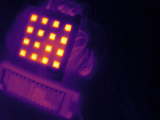
#> input picture Pictures/lepton/cap_03.tiff, 160 x 120 px; its folder holds only this picture in this run
$ jupyter execute --allow-errors calib-trial-march.ipynb
#> lines starting #> are read from the running program, lines starting #| are printed output that depends on the picture; after the words box and inside, x2 and y2 are one past the last pixel; in counts of white or black regions, pixels touching at a corner belong together
[cell 1]
import cv2
import numpy as np
import matplotlib.pyplot as plt
import glob

folder = "/home/aayushi/exodia/Pictures/lepton"

img_path = sorted(glob.glob(folder + "/*.tiff"))[0]

img8 = cv2.imread(img_path, cv2.IMREAD_UNCHANGED)
#> img8 is the input picture: shape (120, 160, 3); mean B, G, R 57.8, 16.6, 47.9

img8 = cv2.cvtColor(img8, cv2.COLOR_RGB2GRAY)
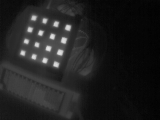
#> img8: shape (120, 160); min 1, max 227, mean 32.5

print(img8.shape, img8.dtype)
#| (120, 160) uint8

plt.imshow(img8)
plt.title("Raw thermal image (8-bit)")
plt.show()

[cell 2]
THRESH = 160  # <-- tune this

_, binary = cv2.threshold(img8, THRESH, 255, cv2.THRESH_BINARY)
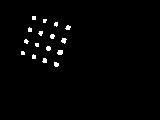
#> binary: shape (120, 160); 1.6% white; 16 white regions (9 under 20 px), largest, box (x1, y1, x2, y2) and area: (57, 50, 63, 55) 26, (61, 38, 67, 44) 24, (65, 25, 71, 30) 21

plt.imshow(binary, cmap='gray')
plt.title(f"Binary mask (threshold={THRESH})")
plt.show()

[cell 3]
kernel = np.ones((3,3), np.uint8)

binary = cv2.morphologyEx(binary, cv2.MORPH_OPEN, kernel)
#> binary: shape (120, 160); 1.4% white; 16 white regions (12 under 20 px), largest, box (x1, y1, x2, y2) and area: (58, 50, 63, 55) 24, (46, 46, 51, 51) 21, (54, 62, 59, 67) 21, (62, 38, 66, 43) 20
binary = cv2.morphologyEx(binary, cv2.MORPH_CLOSE, kernel)

plt.imshow(binary, cmap='gray')
plt.title("Cleaned mask")
plt.show()

[cell 4]
num_labels, labels, stats, centroids = cv2.connectedComponentsWithStats(binary)
#> labels: shape (120, 160) int32; 17 distinct labels, from 0 to 16
#> num_labels = 17; stats = 17 rows, first 6: [0, 0, 160, 120, 18929], [32, 16, 4, 4, 16], [43, 19, 3, 4, 12], [54, 22, 4, 4, 15], [66, 26, 4, 4, 16], [28, 28, 4, 4, 16]; centroids = 17 rows, first 8: [79.98, 59.75], [33.5, 17.5], [44, 20.5], [55.6, 23.6], [67.5, 27.5], [29.5, 29.5], [40.4, 32.4], [51.67, 36]

# ignore background label 0
centroids = centroids[1:]
#> centroids = 16 rows, first 8: [33.5, 17.5], [44, 20.5], [55.6, 23.6], [67.5, 27.5], [29.5, 29.5], [40.4, 32.4], [51.67, 36], [63.5, 40]
areas = stats[1:, cv2.CC_STAT_AREA]
#> areas = [16, 12, 15, 16, 16, 15, 18, 20, 12, 15, 21, 15, 24, 16, 19, 21]

print("Detected blobs:", len(centroids))
#| Detected blobs: 16

[cell 5]
vis = cv2.cvtColor(img8, cv2.COLOR_GRAY2BGR)

for i,c in enumerate(centroids):
    x, y = int(c[0]), int(c[1])
    cv2.circle(vis, (x,y), 3, (0,255,0), -1)
    cv2.putText(
        vis,
        str(i),
        (x+3, y-3),
        cv2.FONT_HERSHEY_SIMPLEX,
        0.25,
        (255,255,255),
        1,
        cv2.LINE_AA
    )
#> this loop made 16 passes
#> (c, x, y) on passes 1, 2, 3, 4, 5, 6, 7, 8, 9, 10, 12, 13: ([33.5, 17.5], 33, 17), ([44, 20.5], 44, 20), ([55.6, 23.6], 55, 23), ([67.5, 27.5], 67, 27), ([29.5, 29.5], 29, 29), ([40.4, 32.4], 40, 32), ([51.67, 36], 51, 36), ([63.5, 40], 63, 40), ([25.5, 41], 25, 41), ([36.6, 44.4], 36, 44), ([22.4, 52.6], 22, 52), ([59.92, 51.92], 59, 51)
#> (x, y) on pass 11: (48, 48)
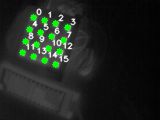
#> vis: shape (120, 160, 3); mean B, G, R 31.6, 37.7, 31.6

plt.imshow(vis)
plt.title(f"Detected centers = {len(centroids)}")
plt.show()

[cell 6]
import cv2
import numpy as np
import glob
import os
import matplotlib.pyplot as plt

folder = "/home/aayushi/exodia/Pictures/lepton"
#folder = "/home/aayushi/Documents/Lepton/camera2_mask"
image_paths = sorted(glob.glob(folder + "/*.tiff"))

print("Total images:", len(image_paths))

# thresholds to test
thresholds = range(50, 230, 5)

results = {}

kernel = np.ones((3,3), np.uint8)

for t in thresholds:

    counts = []

    for path in image_paths:

        img8 = cv2.imread(path, cv2.IMREAD_UNCHANGED)
        img8 = cv2.cvtColor(img8, cv2.COLOR_RGB2GRAY)
        img8 = np.uint8(img8)

        _, binary = cv2.threshold(img8, t, 255, cv2.THRESH_BINARY)
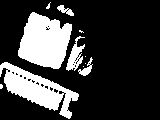
#> binary: shape (120, 160); 23.3% white; 11 white regions (6 under 20 px), largest, box (x1, y1, x2, y2) and area: (18, 12, 72, 69) 2126, (0, 62, 79, 119) 1815, (66, 36, 85, 71) 294, (78, 57, 93, 76) 104, (57, 5, 74, 16) 87

        # clean noise
        binary = cv2.morphologyEx(binary, cv2.MORPH_OPEN, kernel)
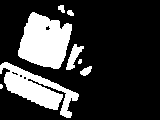
#> binary: shape (120, 160); 22.2% white; 8 white regions (2 under 20 px), largest, box (x1, y1, x2, y2) and area: (18, 12, 72, 69) 2120, (0, 62, 79, 118) 1769, (66, 44, 84, 70) 203, (80, 66, 92, 76) 73, (58, 5, 65, 13) 39, (67, 10, 74, 16) 32
        binary = cv2.morphologyEx(binary, cv2.MORPH_CLOSE, kernel)
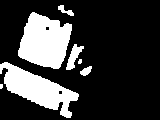
#> binary: shape (120, 160); 22.9% white; 7 white regions (2 under 20 px), largest, box (x1, y1, x2, y2) and area: (18, 12, 72, 69) 2126, (0, 62, 79, 118) 1884, (66, 44, 84, 70) 205, (58, 5, 74, 16) 75, (80, 66, 92, 76) 73

        num_labels, _, _, _ = cv2.connectedComponentsWithStats(binary)
#> num_labels = 8

        counts.append(num_labels - 1)

    results[t] = counts


# print summary
print("\nThreshold performance:")
for t in thresholds:
    arr = np.array(results[t])

    print(
        f"Threshold {t:3d} | "
        f"perfect={(arr==16).sum()}/{len(arr)}"
    )
#> this loop made 36 passes
#> (t, arr) on passes 1 to 12: (50, [7]), (55, [9]), (60, [7]), (65, [4]), (70, [8]), (75, [9]), (80, [13]), (85, [15]), (90, [16]), (95, [16]), (100, [16]), (105, [16])
#| Threshold  50 | perfect=0/1
#| Threshold  55 | perfect=0/1
#| Threshold  60 | perfect=0/1
#| Threshold  65 | perfect=0/1
#| Threshold  70 | perfect=0/1
#| Threshold  75 | perfect=0/1
#| Threshold  80 | perfect=0/1
#| Threshold  85 | perfect=0/1
#> (further printed lines are left out)


# plot how blob count changes with threshold
means = [np.mean(results[t]) for t in thresholds]
#> means = 36 values, max 16 at index 8, min 0 at index 33, mean 11.39

plt.figure()
plt.plot(list(thresholds), means)
plt.axhline(16)
plt.xlabel("Threshold")
plt.ylabel("Average blobs detected")
plt.title("Choosing threshold")
plt.show()
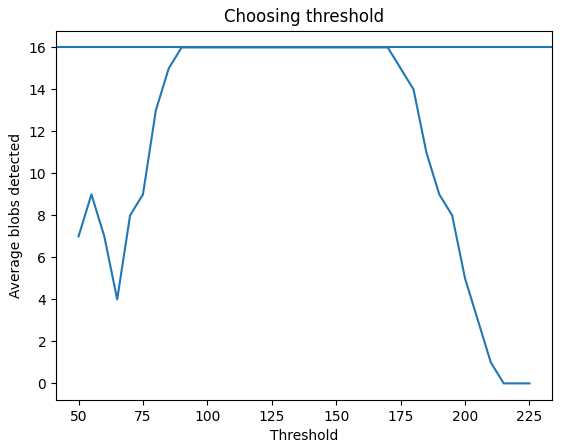
#> figure drawn by matplotlib, 1 panel; curve peaks at x = 90, y = 16

[cell 7]
import cv2
import numpy as np
import glob
import os

folder = "/home/aayushi/exodia/Pictures/brick1"
THRESH =160
rows, cols = 4, 4
spacing = 20/7      # mm

kernel = np.ones((3,3), np.uint8)

# 4x4 planar grid
objp = np.zeros((rows*cols, 3), np.float32)

objp[:, :2] = np.mgrid[
    0:cols,
    0:rows
].T.reshape(-1,2) * spacing

objpoints = []   # 3D points
imgpoints = []   # 2D points

# [44 lines left out: function order_points_grid_diagonal, not called in this run]


image_paths = sorted(glob.glob(folder + "/*.tiff"))

for idx,path in enumerate(image_paths):

    img16 = cv2.imread(path, cv2.IMREAD_UNCHANGED)
    img8 = cv2.cvtColor(img16, cv2.COLOR_RGB2GRAY)
    img8 = np.uint8(img8)

    _, binary = cv2.threshold(img8, THRESH, 255, cv2.THRESH_BINARY)

    binary = cv2.morphologyEx(binary, cv2.MORPH_OPEN, kernel)
    binary = cv2.morphologyEx(binary, cv2.MORPH_CLOSE, kernel)

    num_labels, labels, stats, centroids = cv2.connectedComponentsWithStats(binary)

    if num_labels-1 != 16:
        print("Skipping:", path)
        continue

    pts = centroids[1:]   # remove background
    vis = cv2.cvtColor(img8, cv2.COLOR_GRAY2BGR)
    pts=order_points_grid_diagonal(pts)
    for i,c in enumerate(pts):
        x, y = int(c[0]), int(c[1])
        cv2.circle(vis, (x,y), 1, (255,0,0), -1)
        cv2.putText(
            vis,
            str(i),
            (x+3, y-3),
            cv2.FONT_HERSHEY_SIMPLEX,
            0.25,
            (255,255,255),
            1,
            cv2.LINE_AA
        )

    plt.imshow(vis)
    plt.title(f"Image = {image_paths[idx]}")
    plt.show()


    objpoints.append(objp)
    imgpoints.append(pts.astype(np.float32))


print("Images used:", len(objpoints))

h, w = img8.shape
#> h = 120; w = 160

#> (the rest of this cell did not finish here and is left out)
